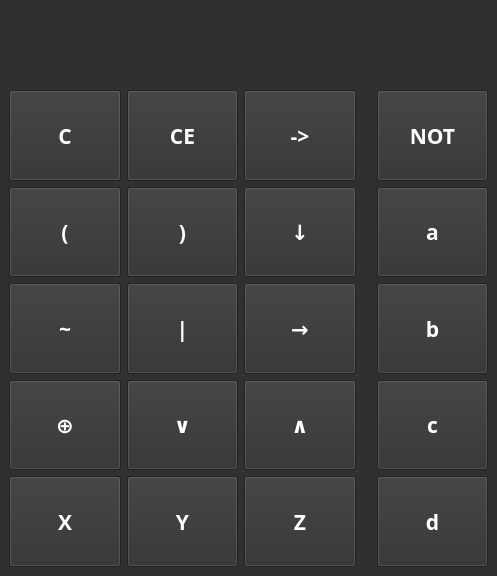
<?xml version="1.0" encoding="UTF-8"?>
<ui version="4.0">
 <class>MainWindow</class>
 <widget class="QMainWindow" name="MainWindow">
  <property name="geometry">
   <rect>
    <x>0</x>
    <y>0</y>
    <width>497</width>
    <height>576</height>
   </rect>
  </property>
  <property name="windowTitle">
   <string>MainWindow</string>
  </property>
  <property name="styleSheet">
   <string notr="true">QWidget {
	color: white;
	background-color: #303030;
	font-family: Rubik;
	font-size: 16pt;
	font-weight: 600;
}

QPushButton:hover {
	background-color: #666;
}

QPushButton:pressed {
	background-color: #888;
}</string>
  </property>
  <widget class="QWidget" name="centralwidget">
   <layout class="QVBoxLayout" name="verticalLayout">
    <item>
     <widget class="QLineEdit" name="lineEdit">
      <property name="styleSheet">
       <string notr="true">font-size: 40pt;
border: none;</string>
      </property>
      <property name="readOnly">
       <bool>true</bool>
      </property>
     </widget>
    </item>
    <item>
     <layout class="QGridLayout" name="gridLayout">
      <item row="0" column="5">
       <widget class="QPushButton" name="btn_not">
        <property name="sizePolicy">
         <sizepolicy hsizetype="Minimum" vsizetype="Expanding">
          <horstretch>0</horstretch>
          <verstretch>0</verstretch>
         </sizepolicy>
        </property>
        <property name="text">
         <string>NOT</string>
        </property>
       </widget>
      </item>
      <item row="5" column="5">
       <widget class="QPushButton" name="btn_c">
        <property name="sizePolicy">
         <sizepolicy hsizetype="Minimum" vsizetype="Expanding">
          <horstretch>0</horstretch>
          <verstretch>0</verstretch>
         </sizepolicy>
        </property>
        <property name="text">
         <string>c</string>
        </property>
       </widget>
      </item>
      <item row="2" column="1">
       <widget class="QPushButton" name="btn_brace_right">
        <property name="sizePolicy">
         <sizepolicy hsizetype="Minimum" vsizetype="Expanding">
          <horstretch>0</horstretch>
          <verstretch>0</verstretch>
         </sizepolicy>
        </property>
        <property name="text">
         <string>)</string>
        </property>
       </widget>
      </item>
      <item row="2" column="5">
       <widget class="QPushButton" name="btn_a">
        <property name="sizePolicy">
         <sizepolicy hsizetype="Minimum" vsizetype="Expanding">
          <horstretch>0</horstretch>
          <verstretch>0</verstretch>
         </sizepolicy>
        </property>
        <property name="text">
         <string>a</string>
        </property>
       </widget>
      </item>
      <item row="3" column="5">
       <widget class="QPushButton" name="btn_b">
        <property name="sizePolicy">
         <sizepolicy hsizetype="Minimum" vsizetype="Expanding">
          <horstretch>0</horstretch>
          <verstretch>0</verstretch>
         </sizepolicy>
        </property>
        <property name="text">
         <string>b</string>
        </property>
       </widget>
      </item>
      <item row="2" column="3">
       <widget class="QPushButton" name="btn_arr_down">
        <property name="sizePolicy">
         <sizepolicy hsizetype="Minimum" vsizetype="Expanding">
          <horstretch>0</horstretch>
          <verstretch>0</verstretch>
         </sizepolicy>
        </property>
        <property name="text">
         <string>↓</string>
        </property>
       </widget>
      </item>
      <item row="3" column="1">
       <widget class="QPushButton" name="btn_sheff">
        <property name="sizePolicy">
         <sizepolicy hsizetype="Minimum" vsizetype="Expanding">
          <horstretch>0</horstretch>
          <verstretch>0</verstretch>
         </sizepolicy>
        </property>
        <property name="text">
         <string>|</string>
        </property>
       </widget>
      </item>
      <item row="2" column="0">
       <widget class="QPushButton" name="btn_brace_left">
        <property name="sizePolicy">
         <sizepolicy hsizetype="Minimum" vsizetype="Expanding">
          <horstretch>0</horstretch>
          <verstretch>0</verstretch>
         </sizepolicy>
        </property>
        <property name="text">
         <string>(</string>
        </property>
       </widget>
      </item>
      <item row="3" column="0">
       <widget class="QPushButton" name="btn_eq">
        <property name="sizePolicy">
         <sizepolicy hsizetype="Minimum" vsizetype="Expanding">
          <horstretch>0</horstretch>
          <verstretch>0</verstretch>
         </sizepolicy>
        </property>
        <property name="text">
         <string>~</string>
        </property>
       </widget>
      </item>
      <item row="5" column="3">
       <widget class="QPushButton" name="btn_or">
        <property name="sizePolicy">
         <sizepolicy hsizetype="Minimum" vsizetype="Expanding">
          <horstretch>0</horstretch>
          <verstretch>0</verstretch>
         </sizepolicy>
        </property>
        <property name="text">
         <string>∧</string>
        </property>
       </widget>
      </item>
      <item row="0" column="3">
       <widget class="QPushButton" name="btn_calc">
        <property name="sizePolicy">
         <sizepolicy hsizetype="Minimum" vsizetype="Expanding">
          <horstretch>0</horstretch>
          <verstretch>0</verstretch>
         </sizepolicy>
        </property>
        <property name="text">
         <string>-&gt;</string>
        </property>
       </widget>
      </item>
      <item row="5" column="0">
       <widget class="QPushButton" name="btn_xor">
        <property name="sizePolicy">
         <sizepolicy hsizetype="Minimum" vsizetype="Expanding">
          <horstretch>0</horstretch>
          <verstretch>0</verstretch>
         </sizepolicy>
        </property>
        <property name="text">
         <string>⊕</string>
        </property>
       </widget>
      </item>
      <item row="6" column="5">
       <widget class="QPushButton" name="btn_d">
        <property name="sizePolicy">
         <sizepolicy hsizetype="Minimum" vsizetype="Expanding">
          <horstretch>0</horstretch>
          <verstretch>0</verstretch>
         </sizepolicy>
        </property>
        <property name="text">
         <string>d</string>
        </property>
       </widget>
      </item>
      <item row="3" column="3">
       <widget class="QPushButton" name="btn_arr_right">
        <property name="sizePolicy">
         <sizepolicy hsizetype="Minimum" vsizetype="Expanding">
          <horstretch>0</horstretch>
          <verstretch>0</verstretch>
         </sizepolicy>
        </property>
        <property name="text">
         <string>→</string>
        </property>
       </widget>
      </item>
      <item row="0" column="1">
       <widget class="QPushButton" name="btn_ce">
        <property name="sizePolicy">
         <sizepolicy hsizetype="Minimum" vsizetype="Expanding">
          <horstretch>0</horstretch>
          <verstretch>0</verstretch>
         </sizepolicy>
        </property>
        <property name="text">
         <string>CE</string>
        </property>
       </widget>
      </item>
      <item row="5" column="1">
       <widget class="QPushButton" name="btn_or_2">
        <property name="sizePolicy">
         <sizepolicy hsizetype="Minimum" vsizetype="Expanding">
          <horstretch>0</horstretch>
          <verstretch>0</verstretch>
         </sizepolicy>
        </property>
        <property name="text">
         <string>∨</string>
        </property>
       </widget>
      </item>
      <item row="0" column="0">
       <widget class="QPushButton" name="btn_clear">
        <property name="sizePolicy">
         <sizepolicy hsizetype="Minimum" vsizetype="Expanding">
          <horstretch>0</horstretch>
          <verstretch>0</verstretch>
         </sizepolicy>
        </property>
        <property name="text">
         <string>C</string>
        </property>
       </widget>
      </item>
      <item row="3" column="4">
       <spacer name="horizontalSpacer">
        <property name="orientation">
         <enum>Qt::Horizontal</enum>
        </property>
        <property name="sizeType">
         <enum>QSizePolicy::Fixed</enum>
        </property>
        <property name="sizeHint" stdset="0">
         <size>
          <width>15</width>
          <height>20</height>
         </size>
        </property>
       </spacer>
      </item>
      <item row="6" column="0">
       <widget class="QPushButton" name="btn_x">
        <property name="sizePolicy">
         <sizepolicy hsizetype="Minimum" vsizetype="Expanding">
          <horstretch>0</horstretch>
          <verstretch>0</verstretch>
         </sizepolicy>
        </property>
        <property name="text">
         <string>X</string>
        </property>
       </widget>
      </item>
      <item row="6" column="1">
       <widget class="QPushButton" name="btn_y">
        <property name="sizePolicy">
         <sizepolicy hsizetype="Minimum" vsizetype="Expanding">
          <horstretch>0</horstretch>
          <verstretch>0</verstretch>
         </sizepolicy>
        </property>
        <property name="text">
         <string>Y</string>
        </property>
       </widget>
      </item>
      <item row="6" column="3">
       <widget class="QPushButton" name="btn_z">
        <property name="sizePolicy">
         <sizepolicy hsizetype="Minimum" vsizetype="Expanding">
          <horstretch>0</horstretch>
          <verstretch>0</verstretch>
         </sizepolicy>
        </property>
        <property name="text">
         <string>Z</string>
        </property>
       </widget>
      </item>
     </layout>
    </item>
   </layout>
  </widget>
 </widget>
 <resources/>
 <connections/>
</ui>
